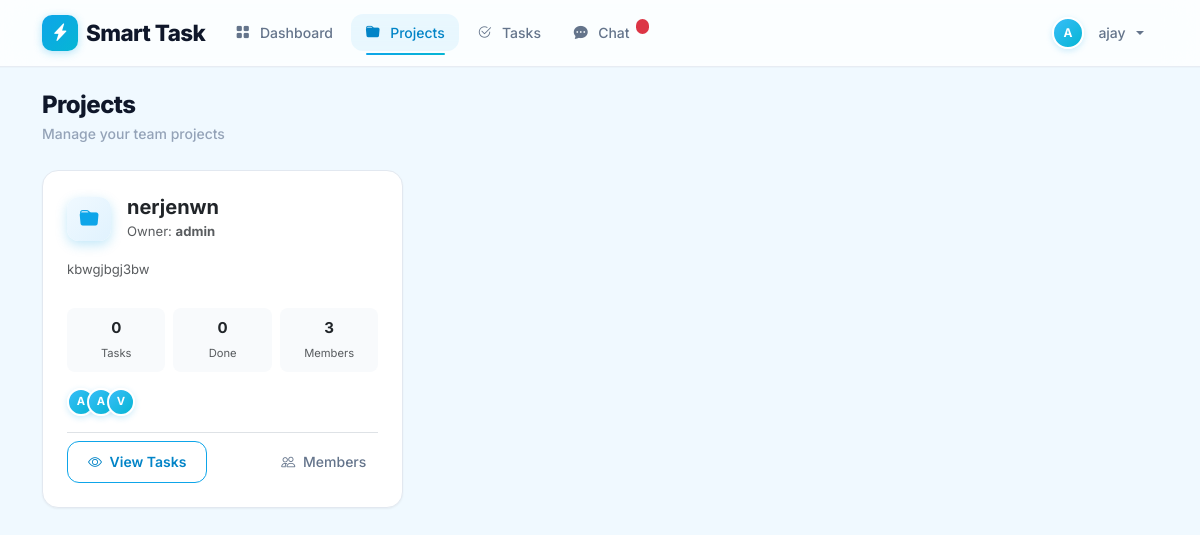
The page /projects (signed in) on the database its author committed.
### app.py (models this page shows)
class User(db.Model):
    id = db.Column(db.Integer, primary_key=True)
    username = db.Column(db.String(80), unique=True, nullable=False)
    email = db.Column(db.String(120), unique=True, nullable=False)
    password = db.Column(db.String(200), nullable=False)
    role = db.Column(db.String(20), default='member')  # admin or member
    created_at = db.Column(db.DateTime, default=datetime.utcnow)
    owned_projects = db.relationship('Project', backref='owner', lazy=True, foreign_keys='Project.owner_id')
    member_projects = db.relationship('Project', secondary=project_members, backref='members')
    assigned_tasks = db.relationship('Task', backref='assignee', lazy=True, foreign_keys='Task.assigned_to')
    created_tasks = db.relationship('Task', backref='creator', lazy=True, foreign_keys='Task.created_by')

class Project(db.Model):
    id = db.Column(db.Integer, primary_key=True)
    name = db.Column(db.String(100), nullable=False)
    description = db.Column(db.Text, nullable=True)
    owner_id = db.Column(db.Integer, db.ForeignKey('user.id'), nullable=False)
    created_at = db.Column(db.DateTime, default=datetime.utcnow)
    tasks = db.relationship('Task', backref='project', lazy=True, cascade='all, delete-orphan')

### app.py (the view)
@app.route('/projects')
@login_required
def projects():
    user = User.query.get(session['user_id'])
    if user.role == 'admin':
        all_projects = Project.query.all()
    else:
        all_projects = Project.query.filter(
            (Project.owner_id == user.id) |
            (Project.members.any(id=user.id))
        ).all()
    for proj in all_projects:
        proj.task_count = len(proj.tasks)
    users = User.query.all()
    return render_template('projects.html', projects=all_projects, users=users, user=user)

### app.py (called while the page is built)
def login_required(f):
    @wraps(f)
    def decorated_function(*args, **kwargs):
        if 'user_id' not in session:
            flash('Please login first.', 'error')
            return redirect(url_for('login'))
        return f(*args, **kwargs)
    return decorated_function

@app.context_processor
def inject_unread_messages():
    has_unread = False
    if 'user_id' in session:
        try:
            user_id = session['user_id']
            chat_status = UserChatStatus.query.filter_by(user_id=user_id).first()
            last_read = chat_status.last_read_at if chat_status else datetime.min
            unread = Message.query.filter(
                (Message.created_at > last_read) &
                (Message.sender_id != user_id) &
                (
                    (Message.receiver_id == user_id) |
                    (Message.is_broadcast == True) |
                    (Message.group_id != None)
                )
            ).first()
            has_unread = unread is not None
        except Exception:
            pass  # Table may not exist yet
    return dict(has_unread_messages=has_unread)

### templates/projects.html (shortened to what this page needs)
{% extends "base.html" %}
{% block content %}
<div class="d-flex justify-content-between align-items-center mb-4 flex-wrap gap-3">
    <div class="page-header mb-0">
        <h2 class="mb-1">Projects</h2>
        <p class="mb-0">Manage your team projects</p>
    </div>
</div>
<div class="row g-3">
    {% for project in projects %}
    {% set total_tasks = project.tasks|length %}
    {% set done_tasks = project.tasks|selectattr('status', 'equalto', 'Done')|list|length %}
    {% set completion = (done_tasks / total_tasks * 100) if total_tasks > 0 else 0 %}
    <div class="col-md-6 col-lg-4">
        <div class="card card-hover p-4 h-100 animate-fade-up delay-{{ loop.index }}">
            <div class="d-flex justify-content-between align-items-start mb-3">
                <div class="d-flex align-items-center gap-3">
                    <div class="stat-icon flex-shrink-0" style="background: linear-gradient(135deg, #f0f9ff, #e0f2fe); color: #0ea5e9;">
                        <i class="bi bi-folder-fill"></i>
                    </div>
                    <div>
                        <h5 class="fw-bold mb-0">{{ project.name }}</h5>
                        <small class="text-muted">Owner: <strong>{{ project.owner.username }}</strong></small>
                    </div>
                </div>
            </div>
            <p class="text-muted small mb-3" style="min-height:2.5em;">{{ project.description or 'No description' }}</p>
            <div class="row g-2 mb-3 text-center">
                <div class="col-4">
                    <div class="p-2 rounded-3" style="background: #f8fafc;">
                        <div class="fw-bold text-dark">{{ total_tasks }}</div>
                        <small class="text-muted" style="font-size:0.7rem;">Tasks</small>
                    </div>
                </div>
                <div class="col-4">
                    <div class="p-2 rounded-3" style="background: #f8fafc;">
                        <div class="fw-bold text-dark">{{ done_tasks }}</div>
                        <small class="text-muted" style="font-size:0.7rem;">Done</small>
                    </div>
                </div>
                <div class="col-4">
                    <div class="p-2 rounded-3" style="background: #f8fafc;">
                        <div class="fw-bold text-dark">{{ project.members|length + 1 }}</div>
                        <small class="text-muted" style="font-size:0.7rem;">Members</small>
                    </div>
                </div>
            </div>
            <div class="d-flex align-items-center mb-3">
                <div class="avatar-group">
                    <div class="avatar-circle" style="width:28px;height:28px;font-size:0.7rem;" title="{{ project.owner.username }}">{{ project.owner.username[0]|upper }}</div>
                    {% for member in project.members[:3] %}
                    <div class="avatar-circle" style="width:28px;height:28px;font-size:0.7rem;" title="{{ member.username }}">{{ member.username[0]|upper }}</div>
                    {% endfor %}
                </div>
            </div>
            <div class="d-flex justify-content-between align-items-center mt-auto pt-2 border-top">
                <a href="{{ url_for('tasks', project_id=project.id) }}" class="btn btn-sm btn-outline-primary">
                    <i class="bi bi-eye me-1"></i> View Tasks
                </a>
                <button class="btn btn-sm btn-ghost" data-bs-toggle="modal" data-bs-target="#membersModal{{ project.id }}">
                    <i class="bi bi-people me-1"></i> Members
                </button>
            </div>
        </div>
    </div>
    {% endfor %}
</div>
{% endblock %}

### templates/base.html (shortened to what this page needs)
<!DOCTYPE html>
<html lang="en">
<head>
    <link href="https://cdn.jsdelivr.net/npm/bootstrap@5.3.2/dist/css/bootstrap.min.css" rel="stylesheet">
    <link rel="stylesheet" href="https://cdn.jsdelivr.net/npm/bootstrap-icons@1.11.1/font/bootstrap-icons.css">
</head>
<body>
    {% if session.user_id %}
    <nav class="navbar navbar-expand-lg sticky-top">
        <div class="container">
            <a class="navbar-brand" href="{{ url_for('dashboard') }}">
                <span class="brand-icon"><i class="bi bi-lightning-charge-fill"></i></span>Smart Task
            </a>
            <div class="collapse navbar-collapse" id="navMenu">
                <ul class="navbar-nav me-auto gap-1">
                    <li class="nav-item">
                        <a class="nav-link {{ 'active' if request.endpoint == 'dashboard' else '' }}" href="{{ url_for('dashboard') }}">
                            <i class="bi bi-grid-fill me-1"></i> Dashboard
                        </a>
                    </li>
                    <li class="nav-item">
                        <a class="nav-link {{ 'active' if request.endpoint == 'projects' else '' }}" href="{{ url_for('projects') }}">
                            <i class="bi bi-folder-fill me-1"></i> Projects
                        </a>
                    </li>
                    <li class="nav-item">
                        <a class="nav-link {{ 'active' if request.endpoint == 'tasks' else '' }}" href="{{ url_for('tasks') }}">
                            <i class="bi bi-check2-circle me-1"></i> Tasks
                        </a>
                    </li>
                    <li class="nav-item">
                        <a class="nav-link {{ 'active' if request.endpoint == 'chat' else '' }}" href="{{ url_for('chat') }}">
                            <i class="bi bi-chat-dots-fill me-1"></i> Chat
                            {% if has_unread_messages %}<span class="badge bg-danger rounded-pill" style="font-size:0.55rem;transform:translateY(-6px);">&nbsp;</span>{% endif %}
                        </a>
                    </li>
                </ul>
                <ul class="navbar-nav">
                    <li class="nav-item dropdown">
                        <a class="nav-link dropdown-toggle d-flex align-items-center" href="#" role="button" data-bs-toggle="dropdown">
                            <div class="avatar-circle me-2" style="width:32px;height:32px;font-size:0.75rem;">{{ session.username[0]|upper }}</div>
                            <span>{{ session.username }}</span>
                        </a>
                    </li>
                </ul>
            </div>
        </div>
    </nav>
    {% endif %}
    <main class="{% if session.user_id %}py-4{% else %}vh-100 d-flex align-items-center{% endif %}">
        <div class="container">
            {% block content %}{% endblock %}
        </div>
    </main>
</body>
</html>

### templates/base.html (style rules this page uses)
:root { --primary: #0ea5e9; --primary-light: #38bdf8; --primary-dark: #0284c7; --accent: #06b6d4; --critical: #ef4444; --warning: #f59e0b; --safe: #10b981; --bg: #f0f9ff; --bg-surface: #ffffff; --text: #0f172a; --text-secondary: #64748b; --text-muted: #94a3b8; --border: #e2e8f0; --shadow-sm: 0 1px 2px 0 rgb(0 0 0 / 0.05); --shadow: 0 1px 3px 0 rgb(0 0 0 / 0.1), 0 1px 2px -1px rgb(0 0 0 / 0.1); --shadow-md: 0 4px 6px -1px rgb(0 0 0 / 0.1), 0 2px 4px -2px rgb(0 0 0 / 0.1); --shadow-lg: 0 10px 15px -3px rgb(0 0 0 / 0.1), 0 4px 6px -4px rgb(0 0 0 / 0.1); --shadow-xl: 0 20px 25px -5px rgb(0 0 0 / 0.1), 0 8px 10px -6px rgb(0 0 0 / 0.1); --radius-sm: 8px; --radius: 12px; --radius-lg: 16px; --radius-xl: 24px; --transition: all 0.25s cubic-bezier(0.4, 0, 0.2, 1); --font-sans: 'Inter', ui-sans-serif, system-ui, -apple-system, sans-serif; }
* { font-family: var(--font-sans); box-sizing: border-box; }
html { scroll-behavior: smooth; }
body { background: var(--bg); color: var(--text); min-height: 100vh; font-size: 0.9375rem; line-height: 1.6; -webkit-font-smoothing: antialiased; -moz-osx-font-smoothing: grayscale; }
.navbar { background: rgba(255,255,255,0.8); backdrop-filter: blur(16px) saturate(1.8); -webkit-backdrop-filter: blur(16px) saturate(1.8); border-bottom: 1px solid rgba(226,232,240,0.8); box-shadow: 0 0 0 1px rgba(0,0,0,0.02); padding: 0.6rem 0; position: sticky; top: 0; z-index: 1020; }
.navbar-brand { font-weight: 800; font-size: 1.4rem; color: var(--text) !important; letter-spacing: -0.025em; display: flex; align-items: center; gap: 0.5rem; }
.navbar-brand .brand-icon { width: 36px; height: 36px; border-radius: 10px; background: linear-gradient(135deg, var(--primary), var(--accent)); display: inline-flex; align-items: center; justify-content: center; color: white; font-size: 1.1rem; box-shadow: 0 2px 8px rgba(14,165,233,0.3); }
.nav-link { color: var(--text-secondary) !important; font-weight: 500; font-size: 0.875rem; padding: 0.45rem 0.9rem !important; border-radius: var(--radius); transition: var(--transition); position: relative; display: flex; align-items: center; gap: 0.4rem; }
.nav-link.active { color: var(--primary-dark) !important; background: rgba(14,165,233,0.08); }
.nav-link.active::before { content: ''; position: absolute; bottom: -4px; left: 0.9rem; right: 0.9rem; height: 2px; border-radius: 2px; background: linear-gradient(90deg, var(--primary), var(--accent)); }
.card { border: 1px solid var(--border); border-radius: var(--radius-lg); background: var(--bg-surface); box-shadow: var(--shadow-sm); transition: var(--transition); }
.card-hover { border: 1px solid var(--border); border-radius: var(--radius-lg); background: var(--bg-surface); box-shadow: var(--shadow-sm); transition: var(--transition); cursor: default; }
.stat-icon { width: 44px; height: 44px; border-radius: var(--radius); display: flex; align-items: center; justify-content: center; font-size: 1.2rem; background: linear-gradient(135deg, var(--primary-light), var(--accent)); color: white; box-shadow: 0 4px 12px rgba(14,165,233,0.25); }
.btn-outline-primary { border: 1.5px solid var(--primary); color: var(--primary-dark); border-radius: var(--radius); font-weight: 600; padding: 0.6rem 1.25rem; font-size: 0.875rem; transition: var(--transition); background: transparent; }
.btn-ghost { background: transparent; border: none; color: var(--text-secondary); border-radius: var(--radius); font-weight: 500; padding: 0.5rem 0.75rem; font-size: 0.875rem; transition: var(--transition); }
.page-header { margin-bottom: 1.5rem; }
.page-header h2 { font-weight: 800; font-size: 1.5rem; letter-spacing: -0.025em; color: var(--text); }
.page-header p { color: var(--text-muted); font-size: 0.875rem; margin-top: 0.25rem; font-weight: 500; }
.avatar-circle { width: 34px; height: 34px; border-radius: 50%; background: linear-gradient(135deg, var(--primary-light), var(--accent)); display: inline-flex; align-items: center; justify-content: center; color: white; font-weight: 700; font-size: 0.75rem; box-shadow: 0 2px 6px rgba(14,165,233,0.2); border: 2px solid white; }
.avatar-group { display: flex; }
.avatar-group .avatar-circle { margin-left: -8px; border: 2px solid white; }
.avatar-group .avatar-circle:first-child { margin-left: 0; }
.animate-fade-up { animation: fadeInUp 0.5s cubic-bezier(0.4,0,0.2,1) forwards; }
.delay-1 { animation-delay: 0.1s; }

### rows shown on the page
User: username "ajay", username "A"
Project: name "nerjenwn", owner.username "admin", description "kbwgjbgj3bw", total_tasks "0", done_tasks "0", members|length "3", owner "A"
User: username "V"

### other values the page prints
{{ session.username[0]|upper }} "A"
